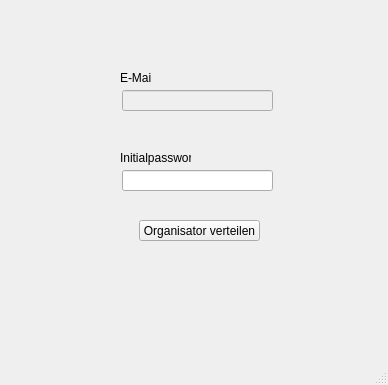
<?xml version="1.0" encoding="UTF-8"?>
<ui version="4.0">
 <class>Organisator_erstellen</class>
 <widget class="QMainWindow" name="Organisator_erstellen">
  <property name="geometry">
   <rect>
    <x>0</x>
    <y>0</y>
    <width>388</width>
    <height>385</height>
   </rect>
  </property>
  <property name="windowTitle">
   <string>Organisator erstellen</string>
  </property>
  <widget class="QWidget" name="centralwidget">
   <widget class="QLabel" name="label">
    <property name="geometry">
     <rect>
      <x>120</x>
      <y>70</y>
      <width>31</width>
      <height>16</height>
     </rect>
    </property>
    <property name="text">
     <string>E-Mail</string>
    </property>
   </widget>
   <widget class="QLabel" name="label_2">
    <property name="geometry">
     <rect>
      <x>120</x>
      <y>150</y>
      <width>71</width>
      <height>16</height>
     </rect>
    </property>
    <property name="text">
     <string>Initialpasswort</string>
    </property>
   </widget>
   <widget class="QLineEdit" name="emailOrga">
    <property name="enabled">
     <bool>false</bool>
    </property>
    <property name="geometry">
     <rect>
      <x>122</x>
      <y>90</y>
      <width>151</width>
      <height>21</height>
     </rect>
    </property>
    <property name="text">
     <string/>
    </property>
   </widget>
   <widget class="QLineEdit" name="initialpasswortVergabe">
    <property name="geometry">
     <rect>
      <x>122</x>
      <y>170</y>
      <width>151</width>
      <height>21</height>
     </rect>
    </property>
    <property name="text">
     <string/>
    </property>
   </widget>
   <widget class="QPushButton" name="organisator_verteilen">
    <property name="enabled">
     <bool>true</bool>
    </property>
    <property name="geometry">
     <rect>
      <x>139</x>
      <y>220</y>
      <width>121</width>
      <height>21</height>
     </rect>
    </property>
    <property name="text">
     <string>Organisator verteilen</string>
    </property>
   </widget>
  </widget>
  <widget class="QStatusBar" name="statusbar"/>
  <widget class="QMenuBar" name="menuBar">
   <property name="geometry">
    <rect>
     <x>0</x>
     <y>0</y>
     <width>388</width>
     <height>20</height>
    </rect>
   </property>
  </widget>
 </widget>
 <resources/>
 <connections/>
</ui>
